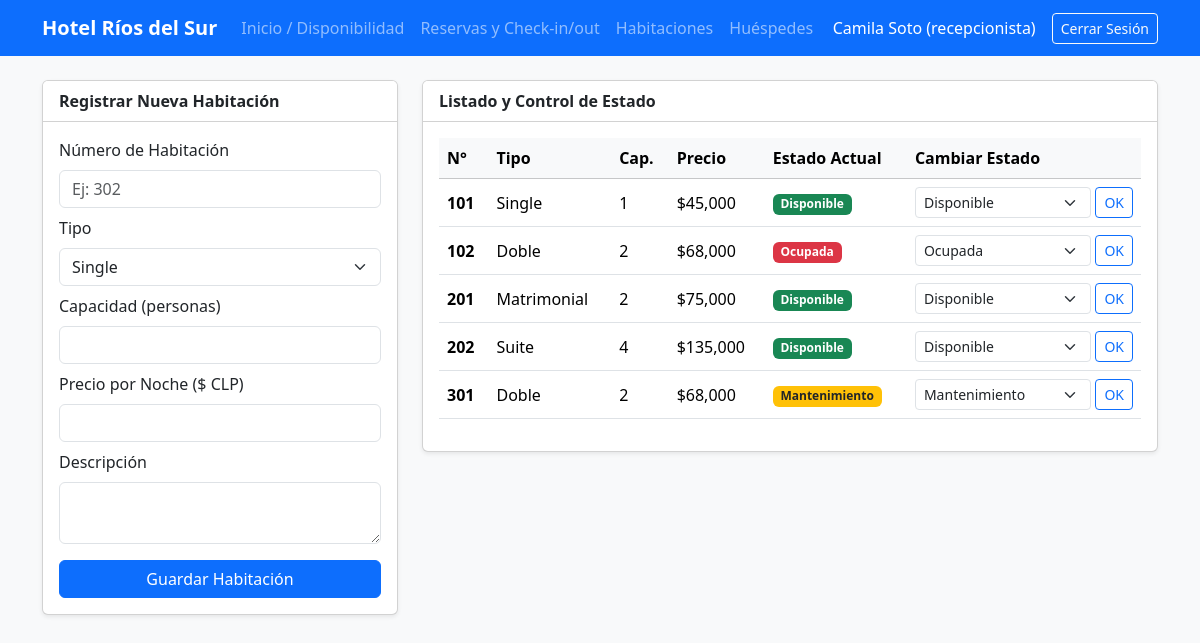
The app's page /habitaciones (signed in) with its own data.
### tables this page shows
CREATE TABLE habitaciones (
        id INTEGER PRIMARY KEY AUTOINCREMENT,
        numero VARCHAR(10) UNIQUE NOT NULL,
        tipo VARCHAR(30) NOT NULL CHECK (tipo IN ('Single', 'Doble', 'Matrimonial', 'Suite')),
        capacidad INT NOT NULL CHECK (capacidad > 0),
        precio_noche DECIMAL(10, 2) NOT NULL CHECK (precio_noche > 0),
        estado VARCHAR(20) NOT NULL DEFAULT 'disponible' CHECK (estado IN ('disponible', 'ocupada', 'mantenimiento')),
        descripcion TEXT
    );

### app.py (the view, shortened to what this page needs)
@app.route("/habitaciones", methods=["GET", "POST"])
@login_required
def habitaciones():
    conn = get_db()
    lista_habitaciones = conn.execute("SELECT * FROM habitaciones ORDER BY numero").fetchall()
    conn.close()
    return render_template("habitaciones.html", habitaciones=lista_habitaciones)

### app.py (called while the page is built)
def get_db():
    conn = sqlite3.connect(DB_NAME)
    conn.row_factory = sqlite3.Row
    conn.execute("PRAGMA foreign_keys = ON;")
    return conn

def login_required(f):
    @wraps(f)
    def decorated_function(*args, **kwargs):
        if "user_id" not in session:
            flash("Debes iniciar sesión para acceder al sistema.", "warning")
            return redirect(url_for("login"))
        return f(*args, **kwargs)
    return decorated_function

### templates/habitaciones.html (shortened to what this page needs)
{% extends "base.html" %}
{% block content %}
<div class="row">
    <div class="col-md-4">
        <div class="card shadow-sm mb-4">
            <div class="card-header bg-white fw-bold">Registrar Nueva Habitación</div>
            <div class="card-body">
                <form method="POST">
                    <div class="mb-2">
                        <label class="form-label">Número de Habitación</label>
                        <input type="text" name="numero" class="form-control" placeholder="Ej: 302" required>
                    </div>
                    <div class="mb-2">
                        <label class="form-label">Tipo</label>
                        <select name="tipo" class="form-select" required>
                            <option value="Single">Single</option>
                        </select>
                    </div>
                    <div class="mb-2">
                        <label class="form-label">Capacidad (personas)</label>
                        <input type="number" name="capacidad" min="1" max="10" class="form-control" required>
                    </div>
                    <div class="mb-2">
                        <label class="form-label">Precio por Noche ($ CLP)</label>
                        <input type="number" name="precio_noche" min="1000" step="500" class="form-control" required>
                    </div>
                    <div class="mb-3">
                        <label class="form-label">Descripción</label>
                        <textarea name="descripcion" class="form-control" rows="2"></textarea>
                    </div>
                    <button type="submit" class="btn btn-primary w-100">Guardar Habitación</button>
                </form>
            </div>
        </div>
    </div>
    <div class="col-md-8">
        <div class="card shadow-sm">
            <div class="card-header bg-white fw-bold">Listado y Control de Estado</div>
            <div class="card-body table-responsive">
                <table class="table table-hover align-middle">
                    <thead class="table-light">
                        <tr>
                            <th>N°</th>
                            <th>Tipo</th>
                            <th>Cap.</th>
                            <th>Precio</th>
                            <th>Estado Actual</th>
                            <th>Cambiar Estado</th>
                        </tr>
                    </thead>
                    <tbody>
                        {% for h in habitaciones %}
                        <tr>
                            <td><strong>{{ h.numero }}</strong></td>
                            <td>{{ h.tipo }}</td>
                            <td>{{ h.capacidad }}</td>
                            <td>${{ "{:,.0f}".format(h.precio_noche) }}</td>
                            <td>
                                {% if h.estado == 'disponible' %}
                                    <span class="badge bg-success">Disponible</span>
                                {% elif h.estado == 'ocupada' %}
                                    <span class="badge bg-danger">Ocupada</span>
                                {% else %}
                                    <span class="badge bg-warning text-dark">Mantenimiento</span>
                                {% endif %}
                            </td>
                            <td>
                                <form method="POST" action="{{ url_for('cambiar_estado_habitacion', id=h.id) }}" class="d-flex gap-1">
                                    <select name="estado" class="form-select form-select-sm">
                                        <option value="disponible" {% if h.estado=='disponible' %}selected{% endif %}>Disponible</option>
                                        <option value="ocupada" {% if h.estado=='ocupada' %}selected{% endif %}>Ocupada</option>
                                        <option value="mantenimiento" {% if h.estado=='mantenimiento' %}selected{% endif %}>Mantenimiento</option>
                                    </select>
                                    <button type="submit" class="btn btn-sm btn-outline-primary">OK</button>
                                </form>
                            </td>
                        </tr>
                        {% endfor %}
                    </tbody>
                </table>
            </div>
        </div>
    </div>
</div>
{% endblock %}

### records on screen
habitaciones: numero "101", tipo "Single", capacidad "1", precio_noche "45,000", shows "Disponible", estado "Disponible"
habitaciones: numero "102", tipo "Doble", capacidad "2", precio_noche "68,000", shows "Ocupada", estado "Ocupada"
habitaciones: numero "201", tipo "Matrimonial", capacidad "2", precio_noche "75,000", shows "Disponible", estado "Disponible"
habitaciones: numero "202", tipo "Suite", capacidad "4", precio_noche "135,000", shows "Disponible", estado "Disponible"
habitaciones: numero "301", tipo "Doble", capacidad "2", precio_noche "68,000", shows "Mantenimiento", estado "Mantenimiento"

### other values on screen
{{ session.get('user_name') }} "Camila Soto"
{{ session.get('user_rol') }} "recepcionista"
